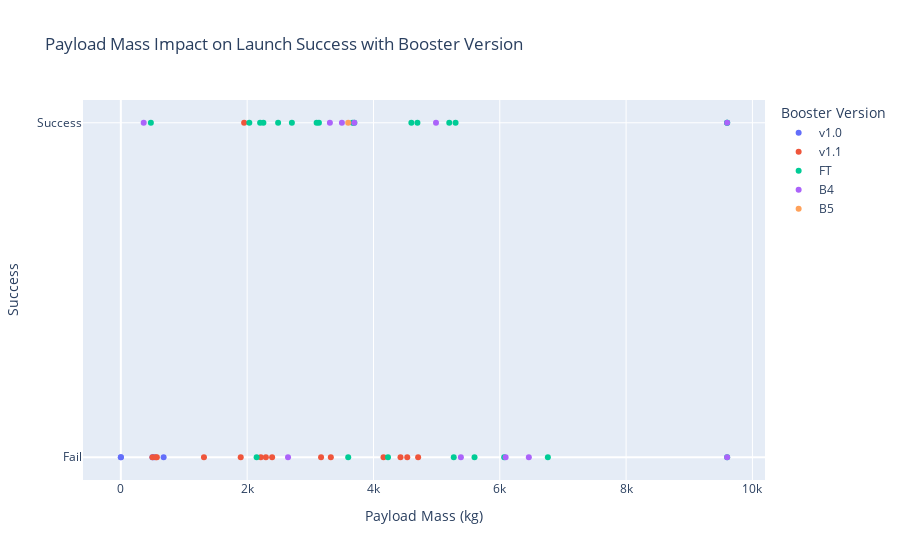

Notebook cell for this chart:
### Markdown cell above
## Code for All Sites scatter plot

### Code cell
fig = px.scatter(spacex_df, x='Payload Mass (kg)', y='class', color='Booster Version Category', title='Payload Mass Impact on Launch Success with Booster Version')
fig.update_yaxes(title_text='Success')
fig.update_layout(legend_title_text='Booster Version')
fig.update_yaxes(tickvals=[0, 1], ticktext=['Fail', 'Success'])
fig

### Figure 1 — Plotly figure (JSON) as saved in the notebook; plotly's stock layout.template omitted (floating-point values rounded to 4 significant figures)
{"data": [{"hovertemplate": "Booster Version Category=v1.0<br>Payload Mass (kg)=%{x}<br>class=%{y}<extra></extra>", "legendgroup": "v1.0", "marker": {"color": "#636efa", "symbol": "circle"}, "mode": "markers", "name": "v1.0", "orientation": "v", "showlegend": true, "type": "scatter", "x": [0, 0, 525, 500, 677], "xaxis": "x", "y": [0, 0, 0, 0, 0], "yaxis": "y"}, {"hovertemplate": "Booster Version Category=v1.1<br>Payload Mass (kg)=%{x}<br>class=%{y}<extra></extra>", "legendgroup": "v1.1", "marker": {"color": "#EF553B", "symbol": "circle"}, "mode": "markers", "name": "v1.1", "orientation": "v", "showlegend": true, "type": "scatter", "x": [3170, 3325, 2296, 1316, 4535, 4428, 2216, 2395, 570, 4159, 1898, 4707, 1952, 500, 553], "xaxis": "x", "y": [0, 0, 0, 0, 0, 0, 0, 0, 0, 0, 0, 0, 1, 0, 0], "yaxis": "y"}, {"hovertemplate": "Booster Version Category=FT<br>Payload Mass (kg)=%{x}<br>class=%{y}<extra></extra>", "legendgroup": "FT", "marker": {"color": "#00cc96", "symbol": "circle"}, "mode": "markers", "name": "FT", "orientation": "v", "showlegend": true, "type": "scatter", "x": [2034, 5271, 3136, 4696, 3100, 3600, 2257, 4600, 9600, 9600, 475, 9600, 2150, 2490, 5600, 5300, 3697.0, 6070, 2708, 3669, 6761, 5200, 2205, 4230], "xaxis": "x", "y": [1, 0, 1, 1, 1, 0, 1, 1, 1, 1, 1, 0, 0, 1, 0, 1, 1, 0, 1, 1, 0, 1, 1, 0], "yaxis": "y"}, {"hovertemplate": "Booster Version Category=B4<br>Payload Mass (kg)=%{x}<br>class=%{y}<extra></extra>", "legendgroup": "B4", "marker": {"color": "#ab63fa", "symbol": "circle"}, "mode": "markers", "name": "B4", "orientation": "v", "showlegend": true, "type": "scatter", "x": [9600, 9600, 6460, 3310, 4990, 3500, 3697.0, 6092, 2647, 362, 5384], "xaxis": "x", "y": [1, 0, 0, 1, 1, 1, 1, 0, 0, 1, 0], "yaxis": "y"}, {"hovertemplate": "Booster Version Category=B5<br>Payload Mass (kg)=%{x}<br>class=%{y}<extra></extra>", "legendgroup": "B5", "marker": {"color": "#FFA15A", "symbol": "circle"}, "mode": "markers", "name": "B5", "orientation": "v", "showlegend": true, "type": "scatter", "x": [3600], "xaxis": "x", "y": [1], "yaxis": "y"}], "layout": {"autosize": true, "legend": {"title": {"text": "Booster Version"}, "tracegroupgap": 0}, "title": {"text": "Payload Mass Impact on Launch Success with Booster Version"}, "xaxis": {"anchor": "y", "autorange": true, "domain": [0, 1], "range": [-560.2, 10160.0], "title": {"text": "Payload Mass (kg)"}, "type": "linear"}, "yaxis": {"anchor": "x", "autorange": true, "domain": [0, 1], "range": [-0.08252, 1.083], "ticktext": ["Fail", "Success"], "tickvals": [0, 1], "title": {"text": "Success"}, "type": "linear"}}}
